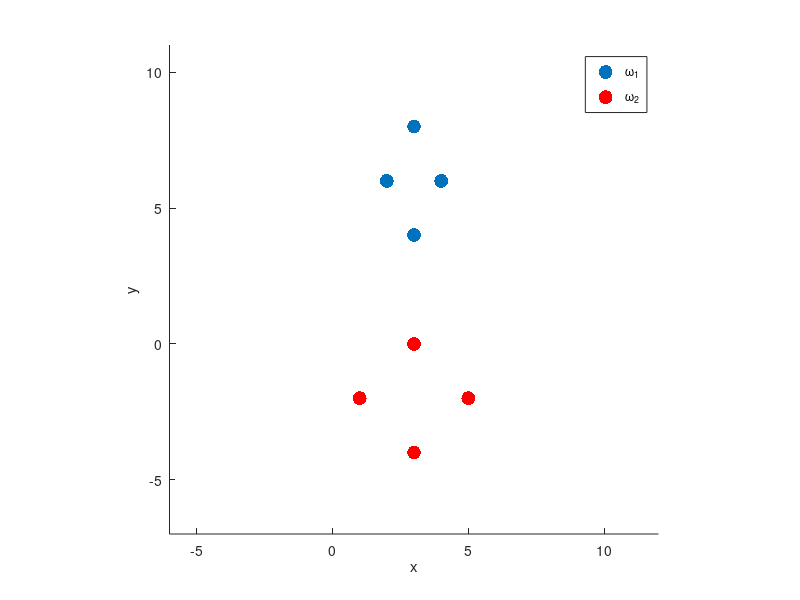
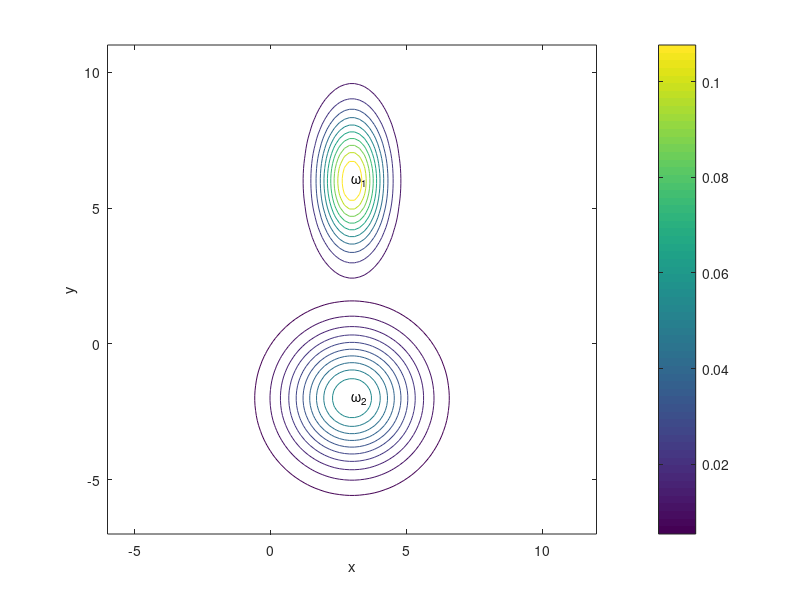
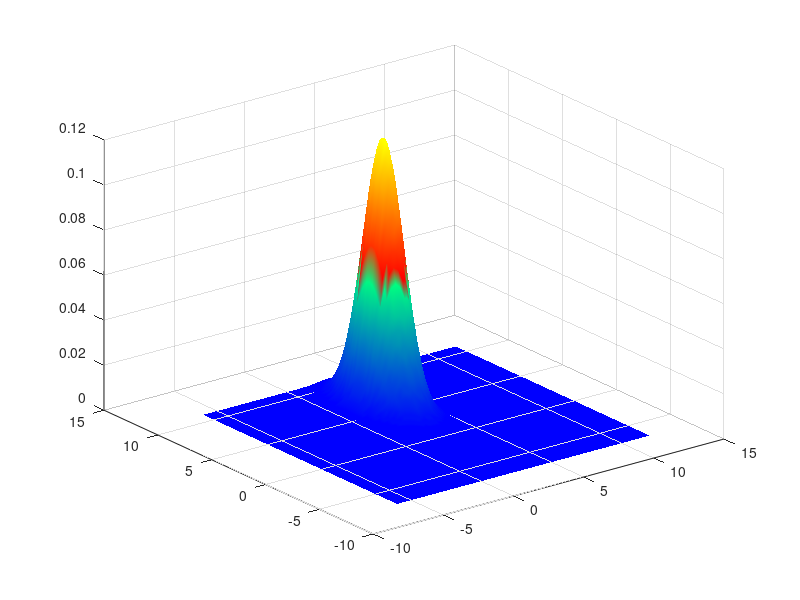

MATLAB code for these plots, in order: (Note: this script raises an error after producing the figures.)
% assignment #7
% classify normal-distributed data
close all;

%% dataset
w1 = [
    3,4;
    3,8;
    2,6;
    4,6;
   ];
w2 = [
    3,0;
    3,-4;
    1,-2;
    5,-2;
   ];

%% scatter plot
figure;
plotRange = [-6 12 -7 11];
scatter(w1(:,1),w1(:,2),100,'b^','filled');
hold on;
scatter(w2(:,1),w2(:,2),100,'r','filled');
hold off;
axis(plotRange);
axis equal;
legend('\omega_1','\omega_2');
xlabel('x');
ylabel('y');

%% normal distribution parameters
m1 = mean(w1);
m2 = mean(w2);
c1 = cov(w1);
c2 = cov(w2);

%% contour plot
N = 100;
x = linspace(-6,12,N)';
y = linspace(-7,11,N)';
[X,Y] = meshgrid(x,y);

figure;
F1 = mvnpdf([X(:),Y(:)],m1,c1);
F1 = reshape(F1,N,N);
contour(X,Y,F1);
text(m1(1),m1(2),'\omega_1');
hold on;
F2 = mvnpdf([X(:),Y(:)],m2,c2);
F2 = reshape(F2,N,N);
contour(X,Y,F2);
text(m2(1),m2(2),'\omega_2');
hold off;

colorbar;
axis equal;
xlabel('x');
ylabel('y');

%% surf plot
figure;
nc = 32;
colormap([winter(nc);autumn(nc)]);

h1 = surf(x,y,F1);
shading interp;
cdata = h1.CData;
cmin = min(cdata(:));
cmax = max(cdata(:));
h1.CData = min(nc,round((nc-1)*(cdata-cmin)/(cmax-cmin))+1); 
text(m1(1),m1(2),max(F1(:)),'\omega_1','FontSize',17);

hold on;
h2 = surf(x,y,F2);
shading interp;
cdata = h2.CData;
cmin = min(cdata(:));
cmax = max(cdata(:));
h2.CData = min(nc,round((nc-1)*(cdata-cmin)/(cmax-cmin))+1) + nc;
text(m2(1),m2(2),max(F2(:)),'\omega_2','FontSize',17);
hold off;

axis([plotRange,0,0.15]);
xlabel('x');
ylabel('y');
zlabel('pdf');

%% recognizing function
% d(X) = X'*W*X + w'*X + w0
d1 = recogfun([X(:)';Y(:)'],m1,c1,0.5);
d1 = reshape(d1,N,N);
d2 = recogfun([X(:)';Y(:)'],m2,c2,0.5);
d2 = reshape(d2,N,N);

figure;
levels = -100:5:0;
contour(x,y,d1,levels);
text(m1(1),m1(2),'\omega_1');
hold on;
contour(x,y,d2,levels);
text(m2(1),m2(2),'\omega_2');
hold off;

colorbar;
axis equal;
xlabel('x');
ylabel('y');

%% recognizing boundary
% err = 0.1;
% [J,I] = find(abs(d1-d2) < err);

% equation: y = 3/16 * (x-3)^2 + 1.77
b = 3/16*(x-3).^2 + 1.77;

% add boundary to former figures
figure(1);
hold on;
plot(x,b);
hold off;
axis(plotRange);

figure(2);
hold on;
plot(x,b);
hold off;
axis(plotRange);

figure(4);
hold on;
plot(x,b);
hold off;
axis(plotRange);